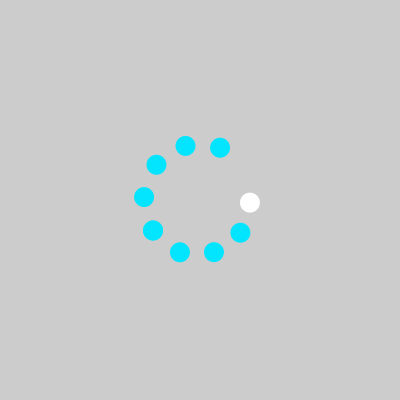
Frame 1 (no input)
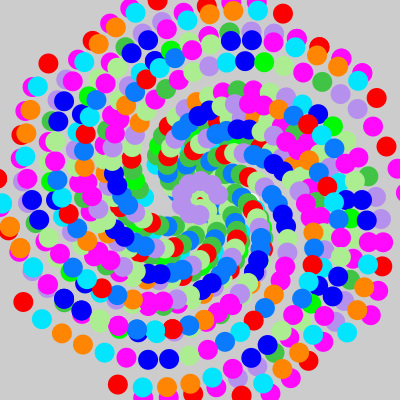
Frame 60 (the mouse pressed at the canvas centre just before this capture)
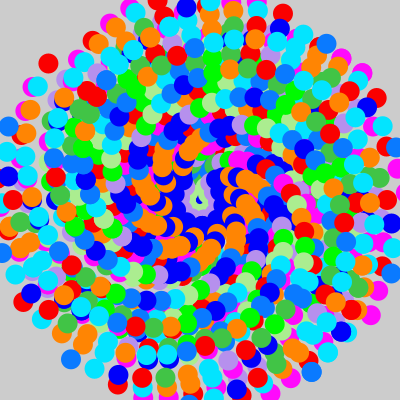
Frame 120 (the mouse held since frame 60 and released just before this capture)

The Processing sketch that drew these frames (run headless with seeded random() and noise(); from frame 60 on, the mouse is pressed at the canvas centre):

// Processing sketch: processing_33120
// ── processing_33120.pde

int distance_frompoint = 50;
int num_of_circles = 10;
int circle_size= 20;

float degree_step= TWO_PI/num_of_circles;
float angle= 0;
int starting_degree_step = 3;
color r= color(250,0,0);
color b= color(0,0,250);
color j= color(0,250,0);
color a= color(255,10,252);
color h= color(10,122,255);
color c= color(65,196,70);
color d= color(171,237,144);
color e= color(182,144,237);
color f= color(255,133,3);
color g= color(3,228,255);
color[] colors = {            //random selects one of above colors
      a,b,c,d,e,f,g,h,r,j
                     };
int distance_frompoint_change= 2;


void setup() {
  size (400,400);
  frameRate(4);
  noStroke();
}

void draw() {

  if (distance_frompoint > width/2){
    distance_frompoint= int(random(50));
  }
  angle= radians(starting_degree_step);

 ellipse(width/2 + cos(angle)* distance_frompoint, height/2 + sin(angle)* distance_frompoint, circle_size, circle_size);
 angle+= degree_step;
 fill(colors[int(random(10))]);
 distance_frompoint+=distance_frompoint_change;
 
 ellipse(width/2 + cos(angle)* distance_frompoint, height/2 + sin(angle)* distance_frompoint, circle_size, circle_size);
  angle+= degree_step;
  distance_frompoint+= distance_frompoint_change;
  
 ellipse(width/2 + cos(angle)* distance_frompoint, height/2 + sin(angle)* distance_frompoint, circle_size, circle_size);
  angle+= degree_step;
  distance_frompoint+= distance_frompoint_change;
  
 ellipse(width/2 + cos(angle)* distance_frompoint, height/2 + sin(angle)* distance_frompoint, circle_size, circle_size);
  angle+= degree_step;
 
 ellipse(width/2 + cos(angle)* distance_frompoint, height/2 + sin(angle)* distance_frompoint, circle_size, circle_size);
 
 ellipse(width/2 + cos(angle)* distance_frompoint, height/2 + sin(angle)* distance_frompoint, circle_size, circle_size);
   angle+= degree_step;

 ellipse(width/2 + cos(angle)* distance_frompoint, height/2 + sin(angle)* distance_frompoint, circle_size, circle_size);
  angle+= degree_step;

 ellipse(width/2 + cos(angle)* distance_frompoint, height/2 + sin(angle)* distance_frompoint, circle_size, circle_size);
  angle+= degree_step;
  
 ellipse(width/2 + cos(angle)* distance_frompoint, height/2 + sin(angle)* distance_frompoint, circle_size, circle_size);
  angle+= degree_step;
 
 ellipse(width/2 + cos(angle)* distance_frompoint, height/2 + sin(angle)* distance_frompoint, circle_size, circle_size);
 starting_degree_step+= 7; 
}

 
